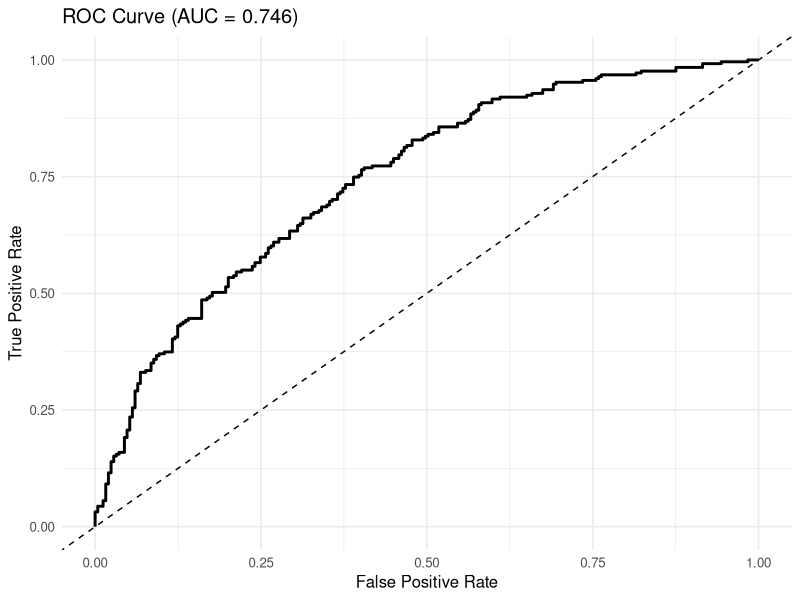
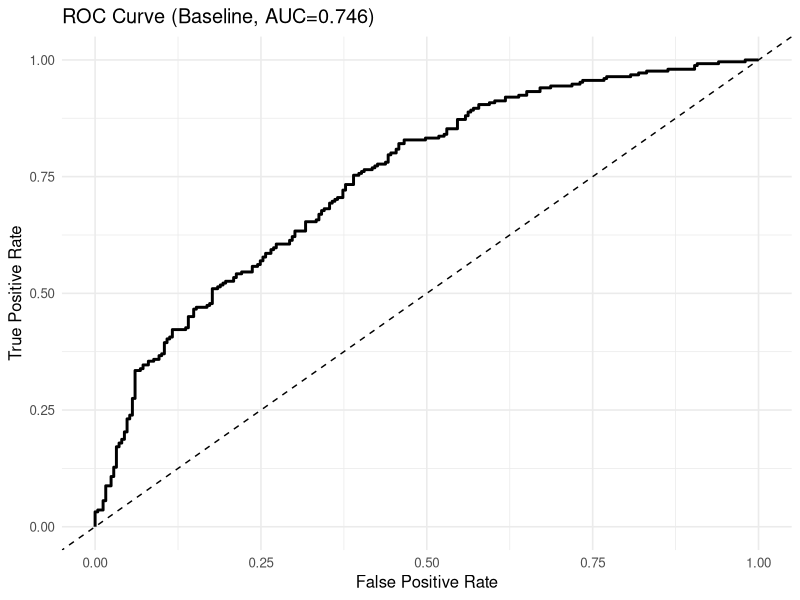

Reproduce these figures in R, in order. (Note: a time limit stopped this script after it produced the figures.)
## =========================
## FINAL SCRIPT (Strict route + joint lambda estimation)
## =========================
set.seed(2025)
suppressPackageStartupMessages({
  library(mvtnorm)
  library(stats)
  library(pROC)
  library(ggplot2)
})

## =========================
## 0) Preparation: Data generation + MAR missingness
## =========================

# ---- Parameters ----
n <- 500   # sample size
d <- 2     # dimension
pi <- c(0.5, 0.5)          # mixing proportions
mu <- list(c(-1,0), c(1,0))  # means of two components
Sigma <- list(diag(2), diag(2)) # covariance matrices

# ---- Posterior probability function (for data filtering only) ----
posterior_prob <- function(y, pi, mu, Sigma){
  f1 <- dmvnorm(y, mean=mu[[1]], sigma=Sigma[[1]]) * pi[1]
  f2 <- dmvnorm(y, mean=mu[[2]], sigma=Sigma[[2]]) * pi[2]
  f1 / (f1 + f2)
}

# ---- Margin confidence function ----
margin_conf <- function(y) {
  tau1 <- posterior_prob(y, pi, mu, Sigma)
  abs(2*tau1 - 1)
}

# ---- Generate data with margin confidence in [0,0.6] (hard set) ----
sample_data <- function(n, pi, mu, Sigma){
  out <- matrix(NA, nrow=0, ncol=3)
  while(nrow(out) < n){
    z <- sample(1:2, 1, prob=pi)
    y <- rmvnorm(1, mean=mu[[z]], sigma=Sigma[[z]])
    mc <- margin_conf(y)
    if(mc >= 0 && mc <= 0.6){
      out <- rbind(out, c(y,z))
    }
  }
  colnames(out) <- c("x1","x2","label")
  as.data.frame(out)
}

data <- sample_data(n, pi, mu, Sigma)

# ---- Add margin confidence ----
data$mc <- apply(data[, c("x1","x2")], 1, margin_conf)

# ---- Aranda–Ordaz missingness (asymmetric form) ----
ao_inv <- function(eta, lambda) {
  q <- 1 - (1 + lambda * exp(eta))^(-1/lambda)
  pmin(pmax(q, 1e-12), 1 - 1e-12)
}

q_aranda_ordaz <- function(delta2, alpha0, alpha1, lambda){
  ao_inv(alpha0 + alpha1 * delta2, lambda)
}

calibrate_alpha0 <- function(delta2, alpha1, lambda, target){
  f <- function(a0){ mean(q_aranda_ordaz(delta2, a0, alpha1, lambda)) - target }
  uniroot(f, c(-50, 50))$root
}

delta2  <- data$mc^2
lambda0 <- 0.5
alpha1_0 <- -6
target_missing <- 0.7

alpha0_0 <- calibrate_alpha0(delta2, alpha1_0, lambda0, target_missing)
q_miss <- q_aranda_ordaz(delta2, alpha0_0, alpha1_0, lambda0)

# ---- Store true labels & apply missingness ----
data$label_true    <- as.integer(data$label)                 # True labels (kept)
data$label_missing <- rbinom(nrow(data), 1, q_miss)          # Missing indicator
data$q_miss        <- q_miss
data$label[data$label_missing == 1] <- NA_integer_           # Observed labels (with NA)

## =========================
## 1) Building blocks for ECM (strict route)
## =========================

# Vectorized MVN density
dmvprod <- function(Y, mu, Sigma) {
  # Y: n x d matrix, mu: d-vector, Sigma: d x d covariance
  mvtnorm::dmvnorm(Y, mean = mu, sigma = Sigma)
}

# Responsibilities and margin delta (K=2)
compute_tau_delta <- function(Y, pis, mus, Sigmas) {
  f1 <- dmvprod(Y, mus[[1]], Sigmas[[1]]) * pis[1]
  f2 <- dmvprod(Y, mus[[2]], Sigmas[[2]]) * pis[2]
  denom <- pmax(f1 + f2, 1e-300)
  tau1 <- f1 / denom
  tau2 <- f2 / denom
  delta <- abs(2*tau1 - 1)  # binary margin confidence
  list(tau = cbind(tau1, tau2), delta = delta)
}

# Incomplete-data log-likelihood for mixture
ig_loglik <- function(Y, pis, mus, Sigmas, z_obs) {
  f1 <- dmvprod(Y, mus[[1]], Sigmas[[1]]) * pis[1]
  f2 <- dmvprod(Y, mus[[2]], Sigmas[[2]]) * pis[2]
  ll <- numeric(nrow(Y))
  obs_id <- which(!is.na(z_obs))
  mis_id <- which(is.na(z_obs))
  if(length(obs_id) > 0){
    k1 <- which(z_obs[obs_id] == 1)
    k2 <- which(z_obs[obs_id] == 2)
    if(length(k1) > 0) ll[obs_id[k1]] <- log(pmax(f1[obs_id[k1]], 1e-300))
    if(length(k2) > 0) ll[obs_id[k2]] <- log(pmax(f2[obs_id[k2]], 1e-300))
  }
  if(length(mis_id) > 0){
    ll[mis_id] <- log(pmax(f1[mis_id] + f2[mis_id], 1e-300))
  }
  sum(ll)
}

# Missing-mechanism negative log-likelihood for alpha (given lambda, delta2)
miss_negloglik_alpha <- function(par_alpha, delta2, m, lambda) {
  q <- ao_inv(par_alpha[1] + par_alpha[2]*delta2, lambda)
  -sum( (1-m)*log(1-q) + m*log(q) )
}

## ---- pack/unpack theta (unconstrained) for strict CM1 ----
# theta layout: [s | mu1(d) | mu2(d) | L1(lower incl diag) | L2(lower incl diag)]
pack_theta <- function(pis, mus, Sigmas) {
  d <- length(mus[[1]])
  s <- qlogis(pis[1])  # pis[2]=1-pis[1]
  L1 <- chol(Sigmas[[1]])
  L2 <- chol(Sigmas[[2]])
  L1v <- c(L1[lower.tri(L1, diag=TRUE)])
  L2v <- c(L2[lower.tri(L2, diag=TRUE)])
  # log the diagonal entries for positivity
  log_diag <- function(Lv){
    # diagonal positions in lower-tri vector are 1, 1+2, 1+2+3, ...
    idx <- cumsum(1:length(diag(matrix(0, nrow=length(mus[[1]]), ncol=length(mus[[1]])))))
    Lv[idx] <- log(Lv[idx])
    Lv
  }
  L1v <- log_diag(L1v)
  L2v <- log_diag(L2v)
  c(s, mus[[1]], mus[[2]], L1v, L2v)
}

unpack_theta <- function(theta_vec, d) {
  s <- theta_vec[1]
  off <- 2
  mu1 <- theta_vec[off:(off+d-1)]; off <- off + d
  mu2 <- theta_vec[off:(off+d-1)]; off <- off + d
  Llen <- d*(d+1)/2
  L1v <- theta_vec[off:(off+Llen-1)]; off <- off + Llen
  L2v <- theta_vec[off:(off+Llen-1)]
  # rebuild lower-tri with exp on diagonal
  toL <- function(Lv) {
    L <- matrix(0, d, d)
    L[lower.tri(L, diag=TRUE)] <- Lv
    for (i in 1:d) L[i,i] <- exp(L[i,i])
    L
  }
  L1 <- toL(L1v); L2 <- toL(L2v)
  S1 <- L1 %*% t(L1); S2 <- L2 %*% t(L2)
  pi1 <- plogis(s); pis <- c(pi1, 1 - pi1)
  list(pis=pis, mus=list(mu1,mu2), Sigmas=list(S1,S2))
}

# Joint objective (strict CM1): -(ig_loglik + ll_miss) to minimize w.r.t theta
joint_negloglik_theta <- function(theta_vec, Y, z_obs, m, alpha0, alpha1, lambda) {
  d <- ncol(Y)
  pars <- unpack_theta(theta_vec, d)
  comp <- compute_tau_delta(Y, pars$pis, pars$mus, pars$Sigmas)
  tau  <- comp$tau
  delta <- comp$delta
  if (any(m==0L)) {
    tau[cbind(which(m==0L), z_obs[m==0L])] <- 1
    tau[cbind(which(m==0L), 3 - z_obs[m==0L])] <- 0
  }
  ll_ig   <- ig_loglik(Y, pars$pis, pars$mus, pars$Sigmas, z_obs)
  q_now   <- ao_inv(alpha0 + alpha1 * (delta^2), lambda)
  ll_miss <- sum((1 - m)*log(1 - q_now) + m*log(q_now))
  -(ll_ig + ll_miss)
}

## =========================
## 2) ECM with strict CM1 + lambda estimation
## =========================
ECM_GMM_MAR <- function(Y, z_obs,
                        lambda_init = 0.5, estimate_lambda = TRUE,
                        max_iter = 200, tol = 1e-6, ridge = 1e-6, verbose = TRUE) {
  n <- nrow(Y); d <- ncol(Y); K <- 2
  stopifnot(K == 2)
  m <- ifelse(is.na(z_obs), 1L, 0L)  # missing indicator (1=missing/0=observed)
  
  # ---- init theta via kmeans ----
  km <- kmeans(Y, centers = K, nstart = 10)
  pis <- as.numeric(table(km$cluster)/n)
  mus <- list(colMeans(Y[km$cluster==1, , drop=FALSE]),
              colMeans(Y[km$cluster==2, , drop=FALSE]))
  Sigmas <- list(cov(Y[km$cluster==1, , drop=FALSE]) + diag(ridge, d),
                 cov(Y[km$cluster==2, , drop=FALSE]) + diag(ridge, d))
  
  # ---- init missingness params ----
  lambda <- lambda_init
  comp0 <- compute_tau_delta(Y, pis, mus, Sigmas)
  delta2 <- comp0$delta^2
  alpha1 <- -4
  target <- mean(m)
  cal_fn <- function(a0) mean(ao_inv(a0 + alpha1*delta2, lambda)) - target
  alpha0 <- tryCatch(uniroot(cal_fn, c(-50,50))$root, error=function(e) 0)
  
  loglik_trace <- numeric(max_iter)
  for (t in 1:max_iter) {
    
    ## ======== E-step ========
    comp <- compute_tau_delta(Y, pis, mus, Sigmas)
    tau  <- comp$tau
    delta <- comp$delta
    delta2 <- delta^2
    # enforce one-hot for labeled samples
    if(any(m==0L)){
      tau[cbind(which(m==0L), z_obs[m==0L])] <- 1
      tau[cbind(which(m==0L), 3 - z_obs[m==0L])] <- 0
    }
    
    ## ======== CM-step 1 (STRICT): maximize ig_loglik + ll_miss wrt theta ========
    theta0 <- pack_theta(pis, mus, Sigmas)
    opt_theta <- optim(
      par = theta0,
      fn  = joint_negloglik_theta,
      Y = Y, z_obs = z_obs, m = m,
      alpha0 = alpha0, alpha1 = alpha1, lambda = lambda,
      method = "BFGS",
      control = list(maxit = 300, reltol = 1e-7)
    )
    pars_upd <- unpack_theta(opt_theta$par, d)
    pis    <- pars_upd$pis
    mus    <- pars_upd$mus
    Sigmas <- pars_upd$Sigmas
    
    ## ======== CM-step 2: update (alpha, lambda) ========
    # First re-compute delta2 with updated theta
    comp <- compute_tau_delta(Y, pis, mus, Sigmas)
    delta2 <- comp$delta^2
    
    # optimize alpha given current lambda
    opt_alpha <- optim(par = c(alpha0, alpha1),
                       fn = miss_negloglik_alpha,
                       delta2 = delta2, m = m, lambda = lambda,
                       method = "BFGS", control = list(maxit = 300))
    alpha0_new <- opt_alpha$par[1]; alpha1_new <- opt_alpha$par[2]
    
    if (estimate_lambda) {
      # profile over t = log(lambda) for numerical stability
      prof_fn_t <- function(tval) {
        lmb <- exp(tval)
        op <- optim(c(alpha0_new, alpha1_new), miss_negloglik_alpha,
                    delta2 = delta2, m = m, lambda = lmb,
                    method = "BFGS", control = list(maxit = 300))
        op$value
      }
      grid_t <- seq(log(0.05), log(8), length.out = 31)
      vals <- sapply(grid_t, prof_fn_t)
      t0 <- grid_t[which.min(vals)]
      opt_t <- optimize(prof_fn_t, c(t0 - 1, t0 + 1))
      lambda <- exp(opt_t$minimum)
      
      # re-fit alpha with updated lambda
      opt_alpha <- optim(par = c(alpha0_new, alpha1_new),
                         fn = miss_negloglik_alpha,
                         delta2 = delta2, m = m, lambda = lambda,
                         method = "BFGS", control = list(maxit = 300))
      alpha0_new <- opt_alpha$par[1]; alpha1_new <- opt_alpha$par[2]
    }
    alpha0 <- alpha0_new; alpha1 <- alpha1_new
    
    ## ======== log-likelihood trace (for convergence monitor) ========
    ll_ig   <- ig_loglik(Y, pis, mus, Sigmas, z_obs)
    q_now   <- ao_inv(alpha0 + alpha1*delta2, lambda)
    ll_miss <- sum( (1-m)*log(1 - q_now) + m*log(q_now) )
    loglik_trace[t] <- ll_ig + ll_miss
    
    if (verbose && (t %% 5 == 0)) {
      message(sprintf("Iter %d | loglik = %.4f | lambda = %.4f | alpha=(%.4f, %.4f) | pi=(%.3f, %.3f)",
                      t, loglik_trace[t], lambda, alpha0, alpha1, pis[1], pis[2]))
    }
    if (t > 1 && abs(loglik_trace[t] - loglik_trace[t-1]) < tol) {
      loglik_trace <- loglik_trace[1:t]
      break
    }
  }
  
  # Final E for outputs
  comp <- compute_tau_delta(Y, pis, mus, Sigmas)
  tau  <- comp$tau
  delta <- comp$delta
  z_impute <- apply(tau, 1, which.max)
  
  list(pis = pis, mus = mus, Sigmas = Sigmas,
       alpha = c(alpha0 = alpha0, alpha1 = alpha1),
       lambda = lambda,
       tau = tau, delta = delta,
       z_impute = z_impute,
       loglik = loglik_trace)
}

## =========================
## 3) Run ECM and evaluate
## =========================
Y <- as.matrix(data[, c("x1","x2")])
z_obs <- data$label          # With NA
z_true <- data$label_true    # True labels

fit <- ECM_GMM_MAR(Y, z_obs,
                   lambda_init = 0.5,
                   estimate_lambda = TRUE,   # jointly estimate lambda
                   max_iter = 200, tol = 1e-6, verbose = TRUE)

# Posterior prob for class 1
p_hat <- fit$tau[,1]
y_true01 <- as.integer(z_true == 1)

# ROC & AUC
roc_obj <- roc(response = y_true01, predictor = p_hat, quiet = TRUE)
auc_val <- as.numeric(auc(roc_obj))

# Use both fixed threshold and Youden-optimal threshold
thr_fixed <- 0.5
thr_best  <- as.numeric(coords(roc_obj, "best", best.method = "youden", ret = "threshold"))

metrics_at_thr <- function(thr) {
  y_pred01 <- as.integer(p_hat >= thr)
  TP <- sum(y_pred01==1 & y_true01==1)
  TN <- sum(y_pred01==0 & y_true01==0)
  FP <- sum(y_pred01==1 & y_true01==0)
  FN <- sum(y_pred01==0 & y_true01==1)
  ACC <- (TP + TN) / length(y_true01)
  Precision <- ifelse((TP+FP)>0, TP/(TP+FP), NA)
  Recall    <- ifelse((TP+FN)>0, TP/(TP+FN), NA)
  F1 <- ifelse(is.na(Precision)|is.na(Recall)|(Precision+Recall)==0,
               NA, 2*Precision*Recall/(Precision+Recall))
  list(threshold = thr, ACC=ACC, Precision=Precision, Recall=Recall, F1=F1,
       CM = matrix(c(TN, FP, FN, TP), nrow=2, byrow=TRUE,
                   dimnames=list('True' = c('Class0','Class1'),
                                 'Pred' = c('Class0','Class1'))))
}

m_fix  <- metrics_at_thr(thr_fixed)
m_best <- metrics_at_thr(thr_best)

# LogLoss & Brier
eps <- 1e-12
LogLoss <- -mean( y_true01*log(pmin(p_hat,1-eps)) + (1-y_true01)*log(pmin(1-p_hat,1-eps)) )
Brier   <- mean( (p_hat - y_true01)^2 )

cat("==== ECM (STRICT) Evaluation ====\n")
cat(sprintf("AUC               : %.4f\n", auc_val))
cat(sprintf("LogLoss           : %.4f\n", LogLoss))
cat(sprintf("Brier             : %.4f\n\n", Brier))

cat(sprintf("[Threshold = %.2f]  ACC=%.4f  Precision=%.4f  Recall=%.4f  F1=%.4f\n",
            m_fix$threshold, m_fix$ACC, m_fix$Precision, m_fix$Recall, m_fix$F1))
print(m_fix$CM)

cat(sprintf("\n[Youden best = %.3f] ACC=%.4f  Precision=%.4f  Recall=%.4f  F1=%.4f\n",
            m_best$threshold, m_best$ACC, m_best$Precision, m_best$Recall, m_best$F1))
print(m_best$CM)

# ROC curve
ggplot(data.frame(fpr = 1-roc_obj$specificities,
                  tpr = roc_obj$sensitivities),
       aes(x=fpr, y=tpr)) +
  geom_path(size=1) +
  geom_abline(slope=1, intercept=0, linetype="dashed") +
  labs(title=sprintf("ROC Curve (AUC = %.3f)", auc_val),
       x="False Positive Rate", y="True Positive Rate") +
  theme_minimal(base_size = 12)

## =========================
## 4) Print fitted parameters
## =========================
cat("\n===== Fitted mixture params (STRICT) =====\n")
cat("pi: ", paste(round(fit$pis,4), collapse=", "), "\n")
cat("mu1:", paste(round(fit$mus[[1]],4), collapse=", "), "\n")
cat("mu2:", paste(round(fit$mus[[2]],4), collapse=", "), "\n")
cat("alpha0, alpha1:", paste(round(fit$alpha,4), collapse=", "), "\n")
cat("lambda:", round(fit$lambda,4), "\n")







## =========================
## Baseline: 忽略缺失机制，只用有标签样本训练
## =========================

# 1) 拆分数据
Y <- as.matrix(data[, c("x1","x2")])
z_obs <- data$label          # 含 NA
z_true <- data$label_true    # 真标签

obs_id <- which(!is.na(z_obs))
mis_id <- which(is.na(z_obs))

Y_train <- Y[obs_id, , drop=FALSE]
z_train <- z_obs[obs_id]
Y_test  <- Y[mis_id, , drop=FALSE]
z_test  <- z_true[mis_id]

# 2) 用有标签的数据估计参数
pi_hat <- as.numeric(table(z_train) / length(z_train))
mu_hat <- lapply(1:2, function(k) colMeans(Y_train[z_train==k, , drop=FALSE]))
Sigma_hat <- lapply(1:2, function(k) cov(Y_train[z_train==k, , drop=FALSE]))

# 3) 对所有数据（含缺失标签部分）计算 posterior prob
f1 <- dmvnorm(Y, mean=mu_hat[[1]], sigma=Sigma_hat[[1]]) * pi_hat[1]
f2 <- dmvnorm(Y, mean=mu_hat[[2]], sigma=Sigma_hat[[2]]) * pi_hat[2]
p_hat <- f1 / (f1 + f2)

# 4) 模型评估
y_true01 <- as.integer(z_true == 1)

roc_obj <- roc(response=y_true01, predictor=p_hat, quiet=TRUE)
auc_val <- as.numeric(auc(roc_obj))

thr_fixed <- 0.5
thr_best  <- as.numeric(coords(roc_obj, "best", best.method="youden", ret="threshold"))

metrics_at_thr <- function(thr) {
  y_pred01 <- as.integer(p_hat >= thr)
  TP <- sum(y_pred01==1 & y_true01==1)
  TN <- sum(y_pred01==0 & y_true01==0)
  FP <- sum(y_pred01==1 & y_true01==0)
  FN <- sum(y_pred01==0 & y_true01==1)
  ACC <- (TP+TN)/length(y_true01)
  Precision <- ifelse((TP+FP)>0, TP/(TP+FP), NA)
  Recall    <- ifelse((TP+FN)>0, TP/(TP+FN), NA)
  F1 <- ifelse(is.na(Precision)|is.na(Recall)|(Precision+Recall)==0,
               NA, 2*Precision*Recall/(Precision+Recall))
  list(threshold=thr, ACC=ACC, Precision=Precision, Recall=Recall, F1=F1,
       CM=matrix(c(TN,FP,FN,TP), nrow=2, byrow=TRUE,
                 dimnames=list(True=c("Class0","Class1"),
                               Pred=c("Class0","Class1"))))
}

m_fix  <- metrics_at_thr(thr_fixed)
m_best <- metrics_at_thr(thr_best)

eps <- 1e-12
LogLoss <- -mean(y_true01*log(pmin(p_hat,1-eps)) + (1-y_true01)*log(pmax(1-p_hat,eps)))
Brier   <- mean((p_hat - y_true01)^2)

cat("\n==== Baseline (No missingness modeling) ====\n")
cat(sprintf("AUC               : %.4f\n", auc_val))
cat(sprintf("LogLoss           : %.4f\n", LogLoss))
cat(sprintf("Brier             : %.4f\n\n", Brier))

cat(sprintf("[Threshold = %.2f]  ACC=%.4f  Precision=%.4f  Recall=%.4f  F1=%.4f\n",
            m_fix$threshold, m_fix$ACC, m_fix$Precision, m_fix$Recall, m_fix$F1))
print(m_fix$CM)

cat(sprintf("\n[Youden best = %.3f] ACC=%.4f  Precision=%.4f  Recall=%.4f  F1=%.4f\n",
            m_best$threshold, m_best$ACC, m_best$Precision, m_best$Recall, m_best$F1))
print(m_best$CM)

# ROC 曲线
ggplot(data.frame(fpr=1-roc_obj$specificities,
                  tpr=roc_obj$sensitivities),
       aes(x=fpr,y=tpr)) +
  geom_path(size=1) +
  geom_abline(slope=1, intercept=0, linetype="dashed") +
  labs(title=sprintf("ROC Curve (Baseline, AUC=%.3f)", auc_val),
       x="False Positive Rate", y="True Positive Rate") +
  theme_minimal(base_size=12)












simulate_and_eval <- function(reps = 20, estimate_lambda = FALSE, seed = 2025){
  set.seed(seed)
  out <- matrix(NA_real_, nrow = reps, ncol = 6,
                dimnames = list(NULL, c("AUC","ACC","Precision","Recall","F1","LogLoss")))
  for (r in 1:reps){
    data <- sample_data(n, pi, mu, Sigma)
    data$mc <- apply(data[, c("x1","x2")], 1, margin_conf)
    delta2  <- data$mc^2
    alpha0_0 <- calibrate_alpha0(delta2, alpha1_0, lambda0, target_missing)
    q_miss <- q_aranda_ordaz(delta2, alpha0_0, alpha1_0, lambda0)
    data$label_true <- as.integer(data$label)
    data$label_missing <- rbinom(nrow(data), 1, q_miss)
    data$q_miss <- q_miss
    data$label[data$label_missing==1] <- NA_integer_
    
    Y <- as.matrix(data[, c("x1","x2")])
    z_obs <- data$label
    z_true <- data$label_true
    
    fit <- ECM_GMM_MAR(Y, z_obs, lambda_init = lambda0,
                       estimate_lambda = estimate_lambda,
                       max_iter = 300, tol = 1e-6, verbose = FALSE)
    
    p_hat <- fit$tau[,1]
    y_true01 <- as.integer(z_true==1)
    eps <- 1e-12
    # metrics
    roc_obj <- pROC::roc(response = y_true01, predictor = p_hat, quiet = TRUE)
    auc_val <- as.numeric(pROC::auc(roc_obj))
    y_pred01 <- as.integer(p_hat >= 0.5)
    TP <- sum(y_pred01==1 & y_true01==1)
    TN <- sum(y_pred01==0 & y_true01==0)
    FP <- sum(y_pred01==1 & y_true01==0)
    FN <- sum(y_pred01==0 & y_true01==1)
    ACC <- (TP+TN)/length(y_true01)
    Precision <- ifelse((TP+FP)>0, TP/(TP+FP), NA)
    Recall <- ifelse((TP+FN)>0, TP/(TP+FN), NA)
    F1 <- ifelse(is.na(Precision)|is.na(Recall)|(Precision+Recall)==0,
                 NA, 2*Precision*Recall/(Precision+Recall))
    LogLoss <- -mean( y_true01*log(pmin(pmax(p_hat,eps),1-eps)) +
                        (1-y_true01)*log(pmin(pmax(1-p_hat,eps),1-eps)) )
    out[r,] <- c(auc_val, ACC, Precision, Recall, F1, LogLoss)
  }
  # 汇总
  means <- colMeans(out, na.rm=TRUE)
  sds   <- apply(out, 2, sd, na.rm=TRUE)
  summary <- data.frame(metric = names(means), mean = means, sd = sds, row.names = NULL)
  list(raw = out, summary = summary)
}




set.seed(2026)
exp_fix  <- simulate_and_eval(reps=20, estimate_lambda = FALSE)
set.seed(2026)
exp_free <- simulate_and_eval(reps=20, estimate_lambda = TRUE)

print(exp_fix$summary)
print(exp_free$summary)

#> print(exp_fix$summary)
#metric      mean         sd
#1       AUC 0.7037677 0.04240444
#2       ACC 0.6583000 0.03974273
#3 Precision 0.6682489 0.03147902
#4    Recall 0.6292017 0.15359713
#5        F1 0.6645173 0.02865068
#6   LogLoss 0.6485786 0.09066817
#> print(exp_free$summary)
#metric      mean         sd
#1       AUC 0.7037212 0.04248708
#2       ACC 0.6583000 0.03970563
#3 Precision 0.6684098 0.03125658
#4    Recall 0.6289027 0.15330994
#5        F1 0.6644513 0.02808808
#6   LogLoss 0.6500592 0.09585404
